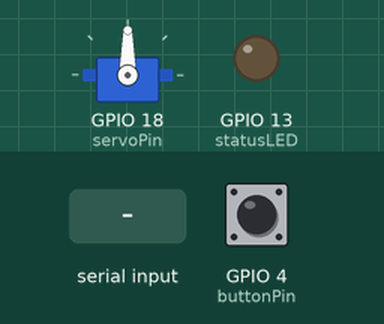
Recording of a sketch running on a simulated ESP32. Shown: servo, output pins drawn as LEDs (lit = HIGH). The inputs (shaded band) are chosen by the test bench; at power-on: GPIO 4 (buttonPin) HIGH. What the sketch prints to the serial monitor is not drawn.

Above: at 2.2 s.
2.3 s: GPIO 4 (buttonPin) pulled LOW for 0.15 s
5.4 s: GPIO 4 (buttonPin) pulled LOW for 3.2 s
11.6 s: GPIO 4 (buttonPin) pulled LOW for 1 s
15.6 s: GPIO 4 (buttonPin) driven LOW
18.6 s: "TRIGGER\n" received over Serial
At 18.75 s:
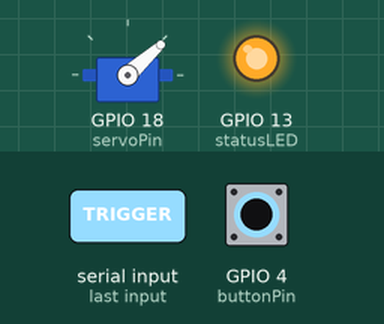
At 21.3 s:
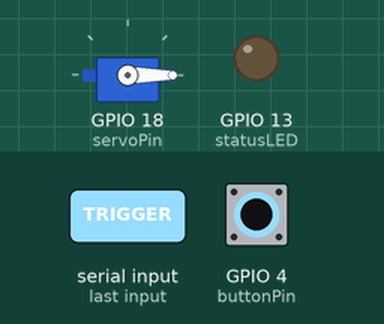
21.6 s: "1\n" received over Serial
Timing chart, 0 to 24.6 s (numbered marks = the images above; inputs shaded):
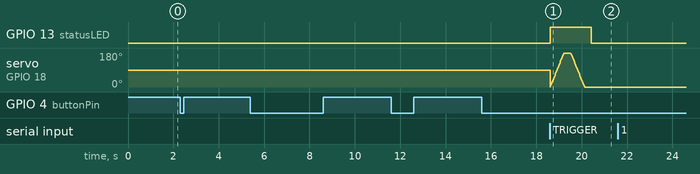

The sketch:

ESP32_Facial_Detection_Robot.ino
```cpp
#include <ESP32Servo.h>

Servo myServo;

const int servoPin = 18;    // PWM-capable pin for the servo
const int buttonPin = 4;    // GPIO D4 (button or object detection)
const int statusLED = 13;   // Optional LED pin to indicate status

void setup() {
  Serial.begin(115200);
  delay(1000);  // Wait for serial initialization

  myServo.setPeriodHertz(50);              // Standard 50 Hz servo
  myServo.attach(servoPin, 500, 2400);     // Min/max pulse width in microseconds

  pinMode(buttonPin, INPUT_PULLUP);        // GPIO D4 as input with pull-up
  pinMode(statusLED, OUTPUT);              // LED to indicate when servo is active
  digitalWrite(statusLED, LOW);            // Ensure LED is off initially
}

void loop() {
  // Check if the object is on the desk (buttonPin LOW)
  if (digitalRead(buttonPin) == LOW) {
    Serial.println("Object detected! now waiting for trigger...");
    if (Serial.available()) {
      String command = Serial.readStringUntil('\n');
      command.trim();  // Remove any extra spaces or newlines

      if (command == "TRIGGER") {
        Serial.println("Trigger received and object detected!");

        digitalWrite(statusLED, HIGH);  // Turn on the LED when triggered

        // Move the servo from 0 to 180 degrees
        for (int pos = 0; pos <= 180; pos += 3) {
          myServo.write(pos);
          delay(10);
        }

        delay(300);  // Pause at 180 degrees

        // Move the servo back from 180 to 0 degrees
        for (int pos = 180; pos >= 0; pos -= 3) {
          myServo.write(pos);
          delay(10);
        }

        delay(300);  // Pause at 0 degrees
        digitalWrite(statusLED, LOW);  // Turn off the LED after the action
      } else {
        Serial.println("Unknown command: " + command);
      }
    }
  } else {
    // Optionally, log when no object is detected (can be helpful for debugging)
    Serial.println("No object detected, waiting for trigger...");
  }
}
```

Measured:
- after the input at 18.6 s, GPIO 13 (statusLED): LOW → HIGH at once, → LOW 1.8 s later
